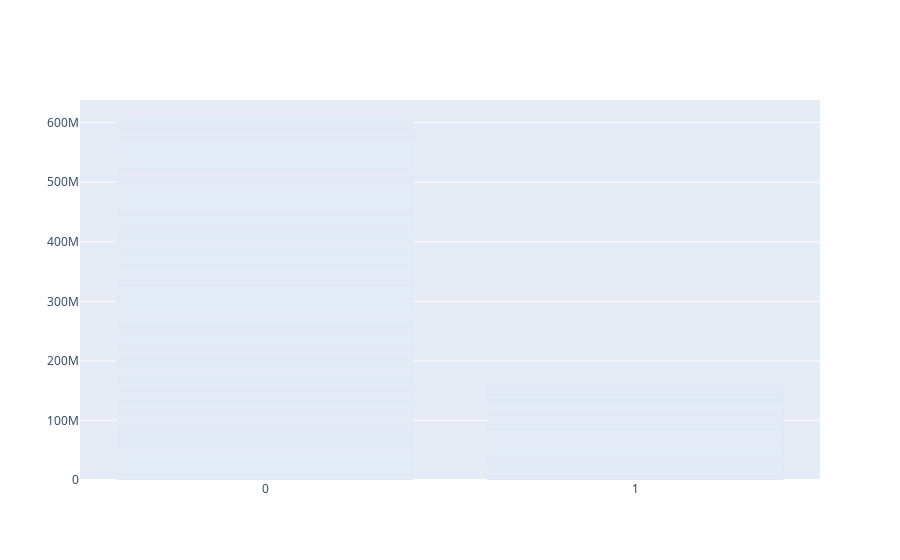

Source (notebook cell):
### Code cell
fig = go.Figure()
fig.add_trace(go.Bar(y=churn_data['Balance'].value_counts().index, x=churn_data['Exited']))
fig.show()

### Figure 1 — Plotly figure (JSON) as saved in the notebook; plotly's stock layout.template omitted (floating-point values rounded to 4 significant figures; data arrays with more than 128 entries replaced by an {"elided": "..."} marker saying what was removed)
{"data": [{"type": "bar", "x": {"elided": "10000 int values"}, "y": {"elided": "6382 float values"}}], "layout": {}}
